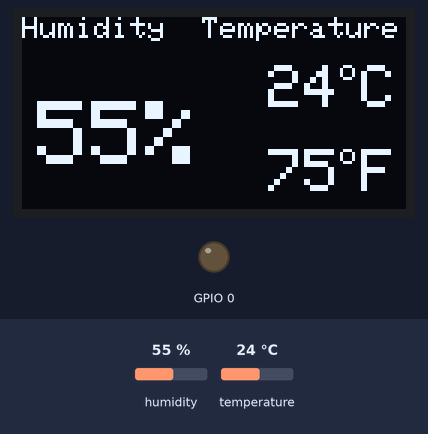
The sketch below on a simulated ESP32. Parts: 128×64 one-colour display, output pins drawn as LEDs (lit = HIGH). Inputs (shaded band) come from the test bench; at power-on: humidity 55 %, temperature 24 °C. What the sketch prints to the serial monitor is not drawn.

Above: at 3.9 s.
4.0 s: humidity set to 22 %
At 6.5 s:
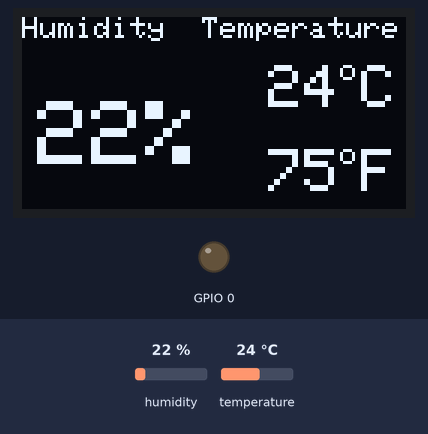
6.9 s: temperature set to 12 °C
At 8.3 s:
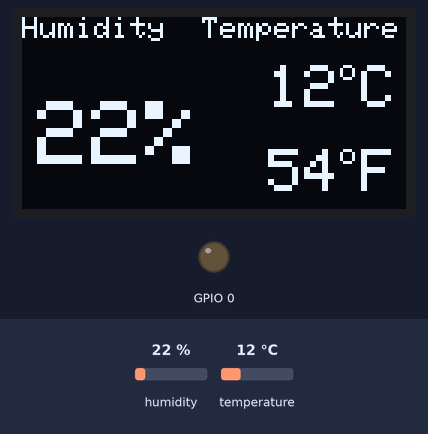
9.8 s: humidity set to 40 %
At 12.1 s:
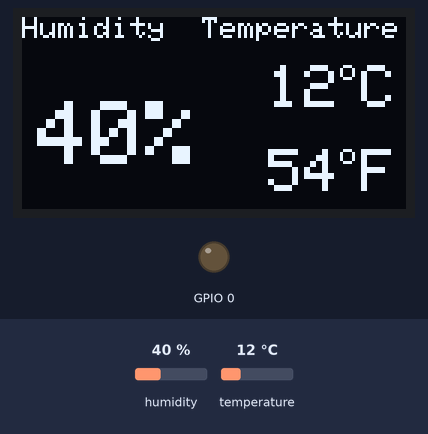
12.9 s: temperature set to 19 °C
At 14.0 s:
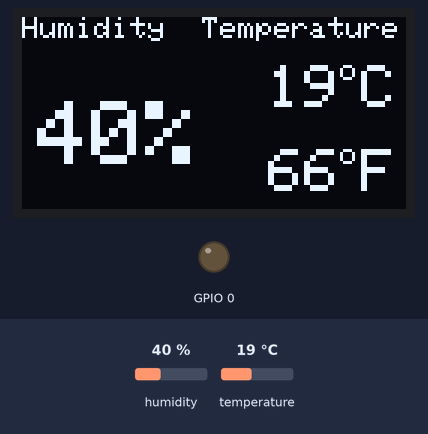
Timing chart, 0 to 15.9 s (numbered marks = the images above; inputs shaded):
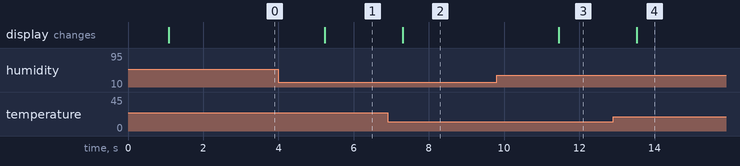

The sketch:

sketch_jun9a.ino
```cpp
#include "DHT.h"               //涵入程式庫

#define DHT11Pin 2             //感測器溫度濕度值輸入 Aeduino pin 2
#define DHTType DHT11

#include <Wire.h>               //涵入程式庫
#include <Adafruit_GFX.h>
#include <Adafruit_SSD1306.h>

DHT HT(DHT11Pin,DHTType);
float humi;                    //定義濕度 攝氏溫度 華氏溫度 的參數
float tempC;
float tempF;

//OLED define
#define SCREEN_WIDTH 128          // OLED 寬度像素
#define SCREEN_HEIGHT 64          // OLED 高度像素
                                  // Declaration for an SSD1306 display connected to I2C (SDA, SCL pins)
Adafruit_SSD1306 display(SCREEN_WIDTH, SCREEN_HEIGHT, &Wire, -1);
int fan_out;

void setup() {
  Serial.begin(9600);

  HT.begin();

  pinMode(fan_out,OUTPUT);
  if(!display.begin(SSD1306_SWITCHCAPVCC, 0x3C)) {      // 偵測是否安裝好OLED了
    Serial.println(F("SSD1306 allocation failed"));
    for(;;);
  }

  display.clearDisplay();           //清除畫面
}

float get_temp(){
  humi = HT.readHumidity();          //讀取濕度和溫度感測值
  tempC = HT.readTemperature();
  tempF = HT.readTemperature(true);
  return humi,tempC,tempF;
}

void display_temp(){
  Serial.print("Humidity:");         //在 Arduino 序列埠螢幕印出感測值
  Serial.print(humi,0);
  Serial.print("%");
  Serial.print(" Temperature:");
  Serial.print(tempC,1);
  Serial.print("C ~ ");
  Serial.print(tempF,1);
  Serial.println("F");
}

void display_oled(){
  //在 OLED 印出字串
  display.setTextSize(1);         // 設定文字大小
  display.setTextColor(1);        // 1:OLED預設的顏色(這個會依該OLED的顏色來決定)
  display.setCursor(0, 0);        // 設定起始座標
  display.print("Humidity");      // 要顯示的字串
  display.setCursor(60, 0);       // 設定以下要顯示的字串起始座標
  display.print("Temperature");
}
void display_humi(){
  // 印出濕度值，不帶小數點
  display.setTextSize(3);
  display.setTextColor(1);
  display.setCursor(5, 28);       // 設定要顯示的數值及字串起始座標
  display.print(humi,0);
  display.print("%");
}
void display_tempC(){
  // 印出攝氏溫度值以及小圈圈，不帶小數點
  display.setTextSize(2);
  display.setTextColor(1);
  display.setCursor(82, 16);               // 設定以下要顯示的數值起始座標
  display.print(tempC,0);
  display.drawCircle(108, 18, 2, WHITE);   // 印出溫度小圈圈
  display.setCursor(113, 16);             // 設定要顯示的字串起始座標
  display.print("C");
}
void display_tempF(){
   // 印出華氏溫度值以及小圈圈，不帶小數點
  display.setTextSize(2);
  display.setTextColor(1);
  display.setCursor(82, 44);              // 設定以下要顯示的數值起始座標
  display.print(tempF,0);
  display.drawCircle(108, 46, 2, WHITE);  // 印出溫度小圈圈
  display.setCursor(113, 44);            // 設定要顯示的字串起始座標
  display.print("F");
}

void loop() {
 delay(1000);
 get_temp();              //取得溫度
 display_temp();         //顯示溫度

 display.clearDisplay();           //清除畫面


 display_oled();
 display_humi();
 display_tempC();
 display_tempF();

   display.display();                     // 要有這行才會把文字顯示出來
}
```

Measured:
- after the input at 4.0 s, the display: changes after 1.2 s (image 1)
- after the input at 6.9 s, the display: changes after 0.40 s (image 2)
- after the input at 9.8 s, the display: changes after 1.7 s (image 3)
- after the input at 12.9 s, the display: changes after 0.63 s (image 4)
